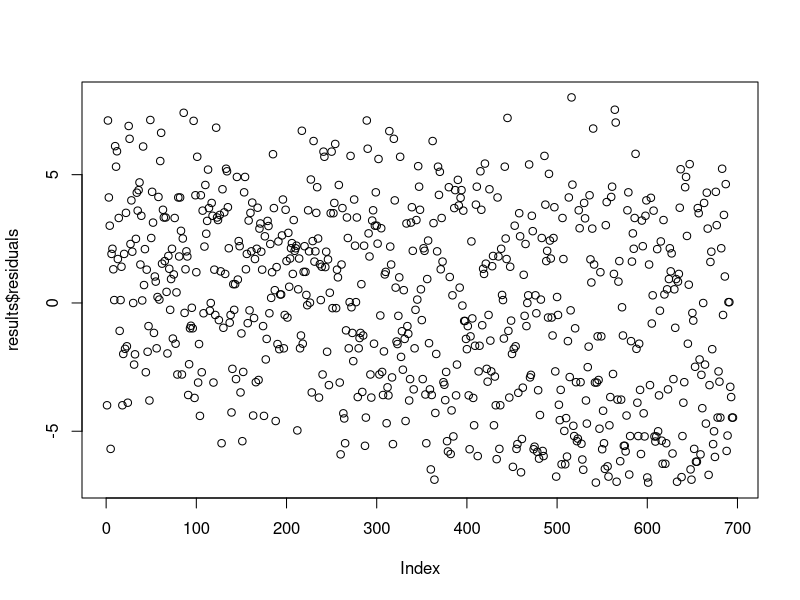
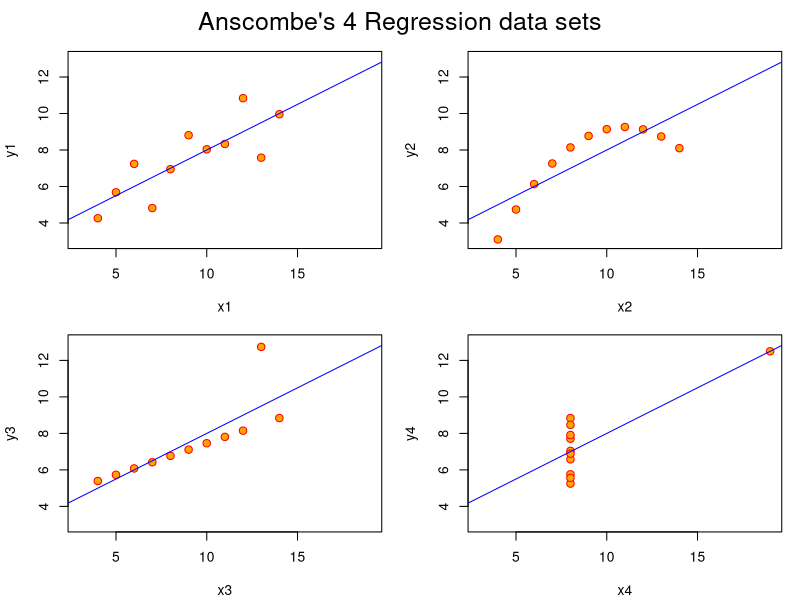
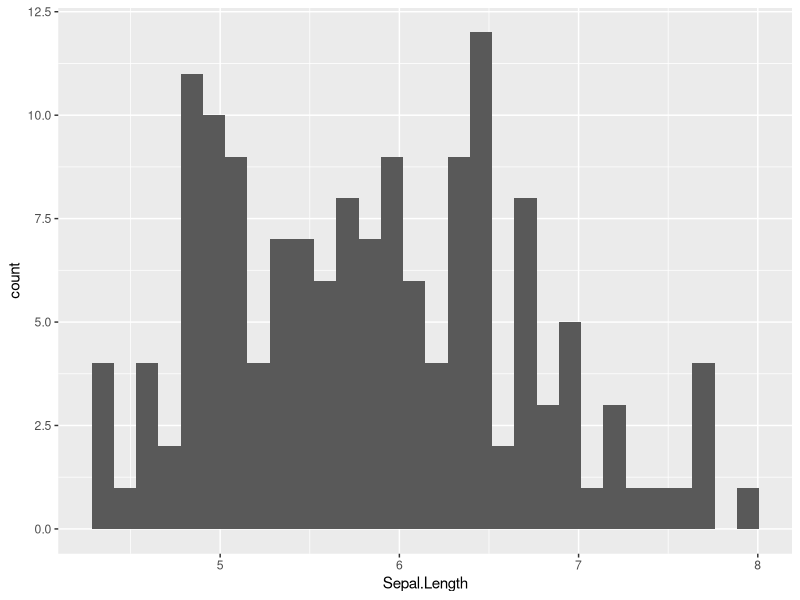
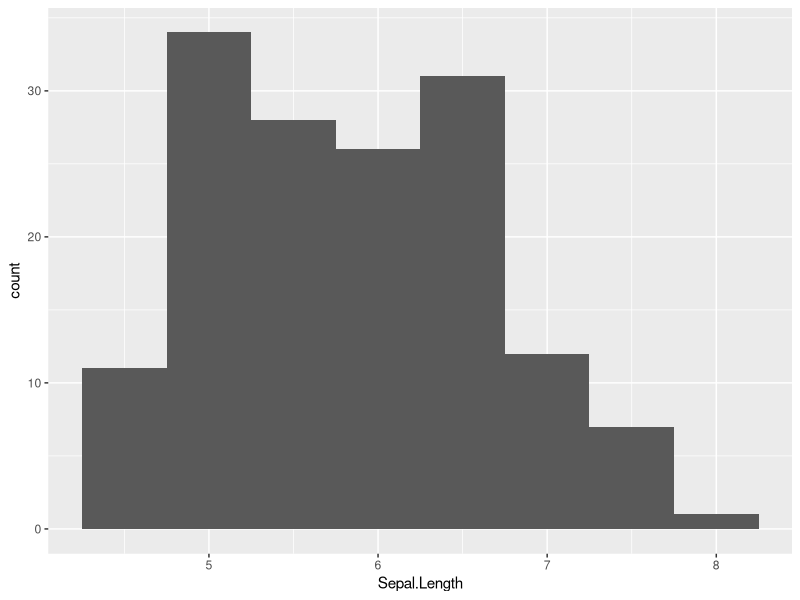
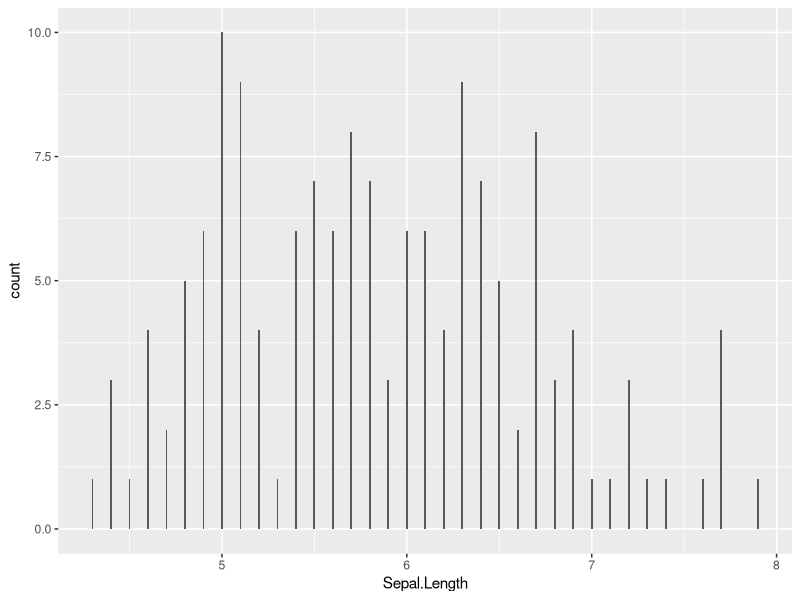
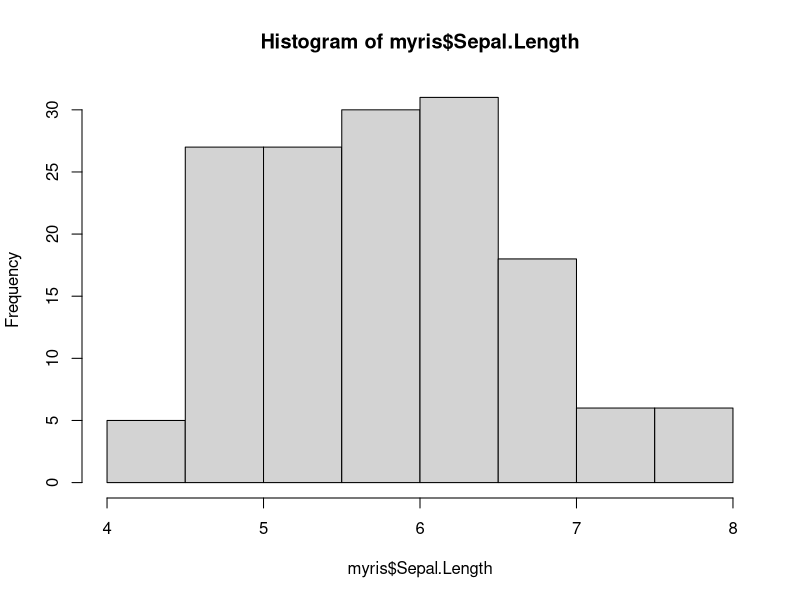
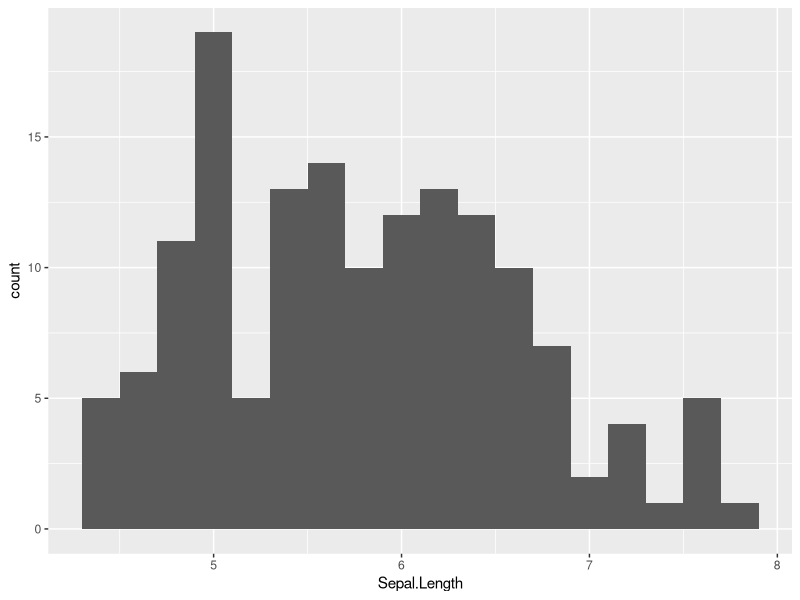
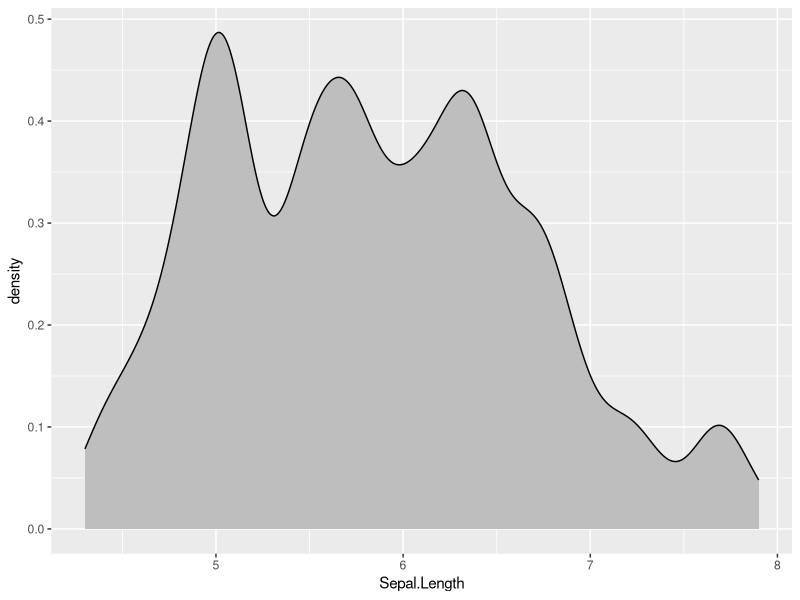

R code for these plots, in order:
## ---- chunk 1

## ---- chunk 2
library(tidyverse)
library(reshape2)
myff <- french_fries
results <- lm(potato ~ treatment, data = myff)

        # lm (DV ~ IV)

results
summary(results)
# plot(results)
class(results)
names(results)
str(results)
plot(results$residuals)
results.summary <- summary(results)
names(results.summary)
str(results.summary)
results.summary$adj.r.squared
results.summary$coefficients

class(results.summary$coefficients)
condition.pvals <- results.summary$coefficients[c("treatment2", "treatment3"), "Pr(>|t|)"]
condition.pvals

          #results.summary <- summary(regression)
          
                #estimate
                #glm.estimate <- results.summary$coefficients["WithinMinPairs", "Estimate"]
                #glm.estimate
                
                #std.error
                #glm.se <- results.summary$coefficients["WithinMinPairs", "Std. Error"]
                #glm.se
                
                #p-value
                #glm.pval <- results.summary$coefficients["WithinMinPairs", "Pr(>|z|)"]
                #glm.pval

# ?lm

## ---- chunk 3
?anscombe
example("anscombe")

# All display the same correlation but have much different data relationships
## ---- chunk 4
#Histograms & Density Plots

library(ggplot2)
myris <- iris
summary(myris)

ggplot(data = myris, aes(x = Sepal.Length)) + geom_histogram()

ggplot(myris, aes(x = Sepal.Length)) + geom_histogram(binwidth = .5)

ggplot(myris, aes(x = Sepal.Length)) + geom_histogram(binwidth = .01)

hist(myris$Sepal.Length)

mybaseplot <- ggplot(myris, aes(x = Sepal.Length))

mybaseplot + geom_histogram(binwidth = .2)

names(mybaseplot)
str(mybaseplot)

base.density <- mybaseplot + geom_density(adjust = .5, fill = "grey")
base.density

mydensity <- geom_density(adjust = .5, fill = "grey")

mybaseplot + mydensity

## ---- chunk 5
colors()
?RGB
## ---- chunk 6
pdf("myplot.pdf", width = 10, height = 4)
ggplot(myris, aes(x = Sepal.Length)) + geom_histogram()



dev.off() #This will save all of your graphs

# look into other PDF readers if you want to be 
# able to leave the file "open" (i.e., displayed)
# on your computer while you are editing/changing
# the file
## ---- chunk 7
# pdf("bunch of plots.pdf")
ggplot(myris, aes(x = Sepal.Length, y = Sepal.Width)) + geom_point()

ggplot(myris, aes(x = Sepal.Length, y = Sepal.Width)) + geom_point() + theme_classic()

myscatterplot <- ggplot(myris, aes(x = Sepal.Length, y = Sepal.Width)) + geom_point()
myscatterplot
myscatterplot + theme_classic()
myscatterplot + theme_minimal()

#large size data, color by species
ggplot(myris, aes(x = Sepal.Length, y = Sepal.Width)) + 
  geom_point(aes(color = Species), size = 10) + 
  theme_minimal()

#large size data, color by petal
ggplot(myris, aes(x = Sepal.Length, y = Sepal.Width)) + 
  geom_point(aes(color = Petal.Width), size = 10) + 
  theme_minimal()

#Size of data points is added as additional data
#color by species, size by petal width
ggplot(myris, aes(x = Sepal.Length, y = Sepal.Width)) + 
  geom_point(aes(color = Species, size = Petal.Width)) + 
  theme_minimal()

#Default smoothing, not the regression
ggplot(myris, aes(x = Sepal.Length, y = Sepal.Width)) + 
  geom_point() + 
  geom_smooth()

#plot + regression line & CI
ggplot(myris, aes(x = Sepal.Length, y = Sepal.Width)) + 
  geom_point() + 
  geom_smooth(method = "lm")

#plot + regression line & CI + points colored by species
ggplot(myris, aes(x = Sepal.Length, y = Sepal.Width)) + 
  geom_point(aes(color = Species), size = 4) + 
  theme_minimal() +
  geom_smooth(method = "lm")

#plot + regressoin line & CI per species + points colored by species
ggplot(myris, aes(x = Sepal.Length, y = Sepal.Width, color = Species)) + 
  geom_point(size = 4) + 
  theme_minimal() +
  geom_smooth(method = "lm")

# dev.off()

## ---- chunk 8
ggplot(myris, aes(x = Sepal.Length, y = Sepal.Width, color = Species)) + 
  geom_point(size = 4) + 
  theme_minimal() +
  geom_smooth(method = "lm") + 
  scale_color_brewer(palette = "Set1")

ggplot(myris, aes(x = Sepal.Length, y = Sepal.Width, color = Species)) + 
  geom_point(size = 4) + 
  theme_minimal() +
  geom_smooth(method = "lm") + 
  scale_color_manual(values = c("pink", "goldenrod", "steelblue"))

my.palette <- scale_color_manual(values = c("pink", "goldenrod", "steelblue"))

ggplot(myris, aes(x = Sepal.Length, y = Sepal.Width, color = Species)) + 
  geom_point(size = 4) + 
  theme_minimal() +
  geom_smooth(method = "lm") +
  my.palette

## ---- chunk 9
ggplot(myris, aes(x = Sepal.Length)) + geom_histogram() + 
  facet_wrap(~ Species)

ggplot(myris, aes(x = Sepal.Length)) + geom_histogram() + 
  facet_grid(Species ~ .)

ggplot(myris, aes(x = Sepal.Length)) + geom_histogram() + 
  facet_grid(. ~ Species)

#####

myris.tidy <- gather(myris, variable, cm, Sepal.Length:Petal.Width) %>%
  separate(variable, sep = "\\.", c("part", "dimension"))
head(myris.tidy)

##### --- WOW

ggplot(myris.tidy, aes(cm)) + geom_histogram() + 
  facet_grid(part ~ dimension)

ggplot(myris.tidy, aes(cm)) + geom_histogram(aes(fill = Species)) + 
  facet_grid(part ~ dimension)

ggplot(myris.tidy, aes(cm)) + geom_density(aes(fill = Species), alpha = .5) + 
  facet_grid(part ~ dimension)

ggplot(myris.tidy, aes(cm)) + geom_density(aes(fill = Species), alpha = .5) + 
  facet_grid(part ~ dimension, scales = "free")

ggplot(myris.tidy, aes(cm)) + geom_density(aes(fill = Species), alpha = .5) + 
  facet_wrap(~ part + dimension, scales = "free")

            #(~~~~~)
